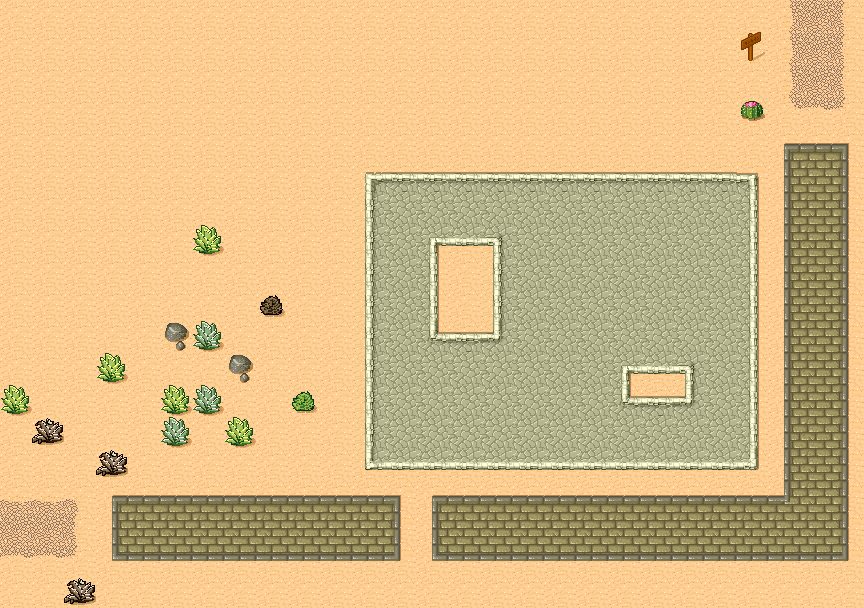

Tiled map render using the project's own tile images. Description and the map definition, with tile-layer contents summarised, below:
An orthogonal 27x19 tile map with 32x32 px tiles, 1 tile layer (Ground) and 6 objects.

<map version="1.0" orientation="orthogonal" renderorder="right-down" width="27" height="19" tilewidth="32" tileheight="32">
 <tileset firstgid="1" source="desert.tsx" />
 <layer name="Ground" width="27" height="19">
  <data>[513 cells, 513 non-empty, 40 distinct tile ids]</data>
 </layer>
 <objectgroup color="#ff0000" name="Object Layer 1">
  <object x="64" y="32" width="160" height="96" />
  <object x="224" y="32">
   <polygon points="0,0 96,0 128,32 128,64 96,96 0,96" />
  </object>
  <object x="64" y="128" width="160" height="96">
   <ellipse />
  </object>
  <object gid="2147483682" x="457" y="123" rotation="45" />
  <object x="416" y="128">
   <polyline points="0,0 0,-96 64,-32 128,-96 128,0" />
  </object>
  <object gid="1073741870" x="416" y="96" />
 </objectgroup>
</map>
